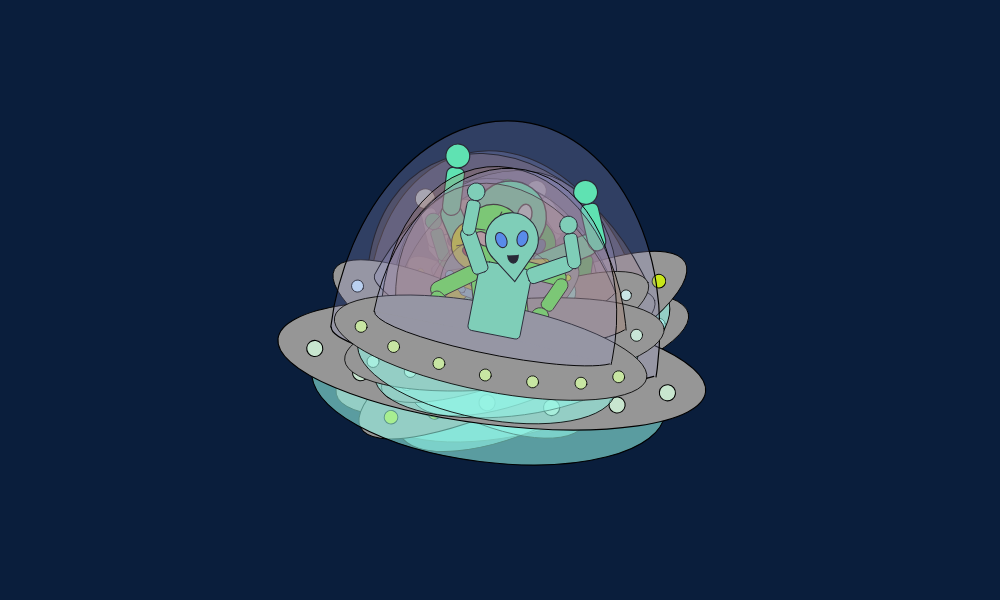
Frame 1 (no input)
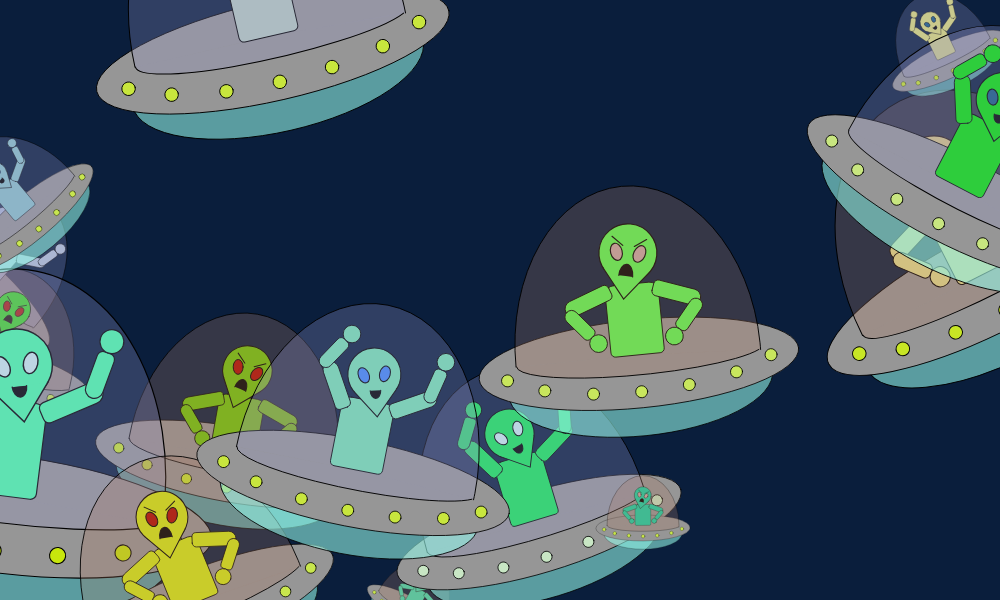
Frame 60 (no input)
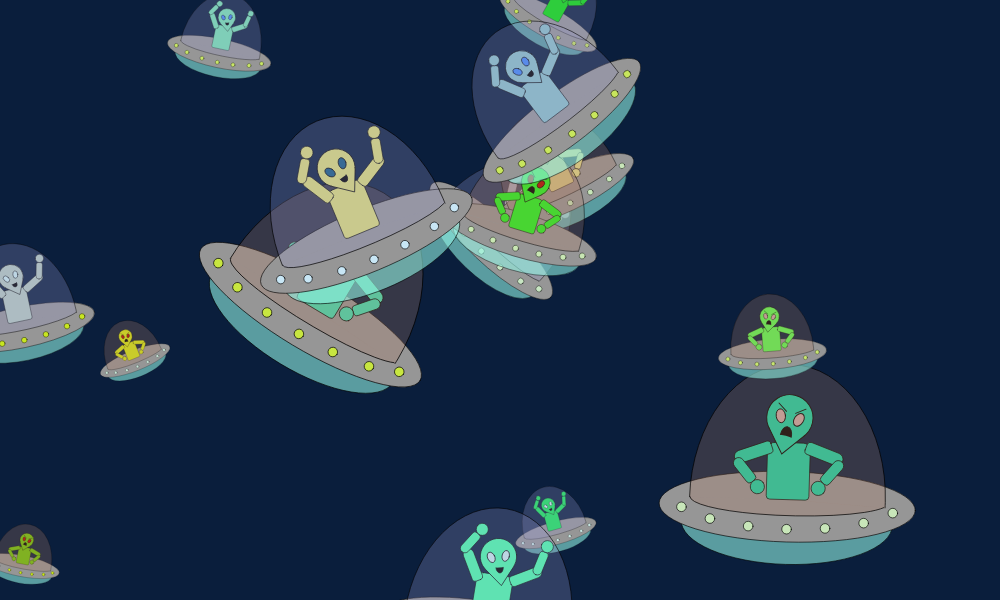
Frame 120 (the mouse pressed at the canvas centre since frame 60)

The p5.js sketch that drew these frames (run headless with seeded random() and noise() and a simulated clock; from frame 60 on, the mouse is pressed at the canvas centre):

// p5.js sketch
// ── sketch.js
/**
 * ART 101
 * Exercise 4 - Alien Creatures
 * sketch.js
 * Code by Olivia Joy Cacdac
 */

let alien1;
let alienCt = 15; // number of Alien objects to create
let aliens = new Array(alienCt); // array of Alien objects

let colors = new Array(alienCt);
let rot = new Array(alienCt);
let scal = new Array(alienCt);
let spdX = new Array(alienCt);
let spdY = new Array(alienCt);
let spin = new Array(alienCt);

function setup() {
  createCanvas(1000,600);
  bgc = color(10, 30, 60);
  background(bgc);
  fill(255);
  angleMode(DEGREES);
  rectMode(CENTER);
  
  for (let i = 0;  i < aliens.length; i++) {
    colors[i] = color(random(255), random(190, 255), random(255));
    rot[i] = random(-45, 45);
    scal[i] = random(0.2, 1.2); // scale from 0.2 to 1.2
    spdX[i] = random(-10, 10);
    spdY[i] = random(-10, 10);
    spin[i] = random(0.5, 3);

    // create Alien
    aliens[i] = new ocAlien(colors[i], width/2, height/2, rot[i], scal[i], spdX[i], spdY[i], spin[i]);
  }

}

function draw() {
  background(bgc);

  for (let i = 0;  i < aliens.length; i++) {
    // every other alien is happy/angry
    if (i%2 == 0) {
      aliens[i].displayHappy();
    }
    else {
      aliens[i].displayAngry();
    }
    aliens[i].ocMotion();
    aliens[i].ocBounce();
    
    // behavior controlled by mouse press
    if (mouseIsPressed) {
      aliens[i].ocScale(); // aliens get bigger/smaller
    }
  }
}

// behavior controlled by mouse movement
function mouseMoved() {
  for (let i = 0;  i < aliens.length; i++) {
    aliens[i].ocSpin(); // aliens spin
  }
}
// ── alien.js
/**
 * ART 101
 * Exercise 4 - Alien Creatures
 * alien.js
 * Code by Olivia Joy Cacdac
 */

class ocAlien {

k;
lx;
ly;
r;
sc;
spinSpeed;
spx;
spy;
motion;
motionCt;
sizeCt;
eyeCH;
eyeCA;
eSet;
eCol;

// color, lx, ly, rotation, scale, speedx, speedy, spinspeed
constructor (lk, llx, lly, lrot, lsc, lspx, lspy, lssp) {
  this.k = lk;
  this.lx = llx;
  this.ly = lly;
  this.r = lrot;
  this.sc = lsc;
  this.spinSpeed = lssp;
  this.spx = lspx;
  this.spy = lspy;
  this.motion = 0;
  this.motionCt = 3;
  this.sizeCt = 0.01;
  this.eSet = false;
  this.eyeCH = [color("#4287f5"), color("#cceded"), color(20, 90, 130)];
  this.eyeCA = [color("#c9a9a7"), color("#b00a00"), color(90, 20, 20)];
}

/**
 * Displays a happy alien
 */
displayHappy() {
  push();
  translate(this.lx, this.ly); // the anchor point
  rotate(this.r);
  scale(this.sc);

  this.ocShip(color(150), 0, 55, 0, 0.9, 0);
  this.ocBody(this.k);
  this.ocHead(this.k, 0, -70, -15, 1.2, 0);
  this.ocUpperArm(this.k, -40, -50, 150, 1.0, 0); // left arm
  this.ocLowerArm(this.k, -50, -85, 180+this.motion, 1.0, 0); // wave
  this.ocUpperArm(this.k, 50, -45, -120, 1.0, 0); // right arm
  this.ocLowerArm(this.k, 70, -70, 160+this.motion, 1.0, 0); // wave
  this.ocShipCap(color(150, 150, 200, 70), 0, -70, 0, 1.0, 0);

  pop();

}

/**
 * Displays an angry alien
 */
displayAngry() {
  push();
  translate(this.lx, this.ly); // the anchor point
  rotate(this.r);
  scale(this.sc);
  
  this.ocShip(color(150), 0, 50, 0, 0.9, 0);
  this.ocBody(this.k);
  this.ocHead2(this.k, 0, -75, -22+this.motion, 1.3, 0); // head tilt
  this.ocUpperArm(this.k, -50, -25, 70, 1.0, 0); // left arm
  this.ocLowerArm(this.k, -62, 0, -40, 1.0, 0);
  this.ocUpperArm(this.k, 50, -25, -70, 1.0, 0); // right arm
  this.ocLowerArm(this.k, 62, 0, 40, 1.0, 0);
  this.ocShipCap(color(170, 120, 100, 70), 0, -70, 0, 1.0, 0);

  pop();

}

/**
 * Controls motion for both head tilts and waving arms
 */
ocMotion() {
  this.motion += this.motionCt;
  if (this.motion > 50 || this.motion < 0) {
    this.motionCt = -this.motionCt;
  }
}

/**
 * Controls object's bounce movement around the canvas
 */
ocBounce() {
  this.lx += this.spx;
  this.ly += this.spy;
  if (this.lx > width || this.lx < 0) {
    this.spx = -this.spx;
  }
  if (this.ly > height || this.ly < 0) {
    this.spy = -this.spy;
  }
}

/**
 * Controls the spin (rotation) of the object
 */
ocSpin() {
  this.r += this.spinSpeed;
}

/**
 * Controls the increasing/decreasing scale of the object
 */
ocScale() {
  this.sc -= this.sizeCt;
    if (this.sc < 0.2 || this.sc > 1.2) {
      this.sizeCt = -this.sizeCt;
    }
}

/**
 * Draws the alien body
 * @param k color
 */
ocBody(k) { // a child function
  fill(k);
  rect(0, 0, 60, 80, 10, 10, 5, 5);
}

/**
 * Draws the head with a happy face
 * Params: color, x, y, rotation, scale
 */
ocHead(k, lx, ly, r, sc) { // a child function
  push();
  translate(lx, ly);
  rotate(r);
  scale(sc);

  // head shape
  fill(k);
  ellipse(0, 0, 50, 50); // circle part of head
  beginShape();
  vertex(-20, 15); // left point
  vertex(0, 40);   // pointed end
  vertex(20, 15);  // right point
  endShape();

  this.ocFaceHappy(); // use of subfunction (happy face)

  pop();
}

/**
 * Draws the head with an angry face
 * Params: color, x, y, rotation, scale
 */
ocHead2(k, lx, ly, r, sc) {
  push();
  translate(lx, ly);
  rotate(r);
  scale(sc);

  // head shape
  fill(k);
  ellipse(0, 0, 50, 50);
  beginShape();
  vertex(-20, 15); // left point
  vertex(0, 40);   // pointed end
  vertex(20, 15);  // right point
  endShape();

  this.ocFaceAngry(); // use of sub function

  pop();
}

/**
 * Draws a happy face
 */
ocFaceHappy() { // custom function w/out args
  if (this.eSet == false) {
    this.eCol = this.eyeCH[int(random(3))];
    this.eSet = true;
  }
  this.ocEye(this.eCol, -10, 0, -20, 1.0, 0); // left eye
  this.ocEye(this.eCol, 10, 0, 20, 1.0, 0); // right eye
  fill(0);
  arc(0, 15, 10, 15, PI, 180); // mouth

}

/**
 * Draws an angry face
 */
ocFaceAngry() {
  if (this.eSet == false) {
    this.eCol = this.eyeCA[int(random(3))];
    this.eSet = true;
  }
  this.ocEye(this.eCol, -10, 0, -20, 1.0, 0); // left eye
  this.ocEye(this.eCol, 10, 0, 20, 1.0, 0); // right eye

  line(-15,-13, -5, -6); // angry eyebrows
  push();
  rotate(180);
  line(-15,13, -5, 6);
  pop();

  fill(0);
  arc(0, 20, 12, 20, 180, PI); // mouth
}

/**
 * Draws one eye
 */
ocEye(k, lx, ly, r, sc) {
  push();
  translate(lx, ly);
  rotate(r);
  scale(sc);
  fill(k);
  ellipse(0,0, 10, 15); // the eye
  pop();
}

/**
 * Draws an upper arm (shoulder)
 */
ocUpperArm(k, lx, ly, r, sc) {
  push();
  translate(lx, ly);
  rotate(r);
  scale(sc);

  fill(k);
  rect(0, 0, 18, 55, 5, 5, 30, 30); // arm

  pop();

}

/**
 * Draws a lower arm with a hand
 */
ocLowerArm(k, lx, ly, r, sc) {
  push();
  translate(lx, ly);
  rotate(r);
  scale(sc);

  fill(k);
  rect(0,0, 15, 40, 30, 30, 5, 5); // arm
  ellipse(0, 30, 20, 20); // hand

  pop();
}

/**
 * Draws the space ship body
 * Params: color, x, y, rotation, scale
 */
ocShip(k, lx, ly, r, sc) {
  push();
  translate(lx, ly);
  rotate(r);
  scale(sc);

  fill(147, 245, 230, 150);
  ellipse(0,25, 330, 130); // glow

  fill(k);
  ellipse(0,0, 400, 110); // ship body

  let ranR = random(255);
  fill(200, 230, ranR);
  ellipse(0, 35, 15, 15); // flashing lights
  ellipse(60, 32, 15, 15);
  ellipse(120, 22, 15, 15);
  ellipse(165, 5, 15, 15);
  ellipse(-60, 32, 15, 15);
  ellipse(-120, 22, 15, 15);
  ellipse(-165, 5, 15, 15);

  pop();
}

/**
 * Draws the space ship cover
 * Params: color, x, y, rotation, scale
 */
ocShipCap(k, lx, ly, r, sc) {
  push();
  translate(lx, ly);
  rotate(r);
  scale(sc);

  fill(k);
  arc(0, 110, 275, 380, 180, PI); // over cover
  arc(3, 110, 280, 45, PI, 180);

  pop();
}

} // end of alien class
